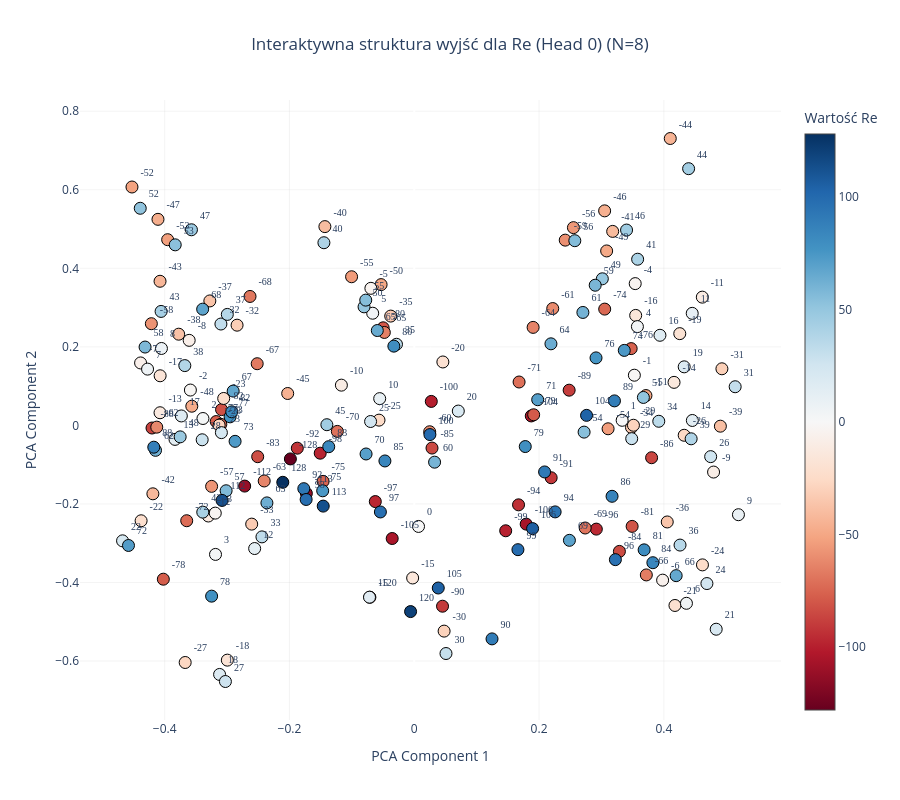
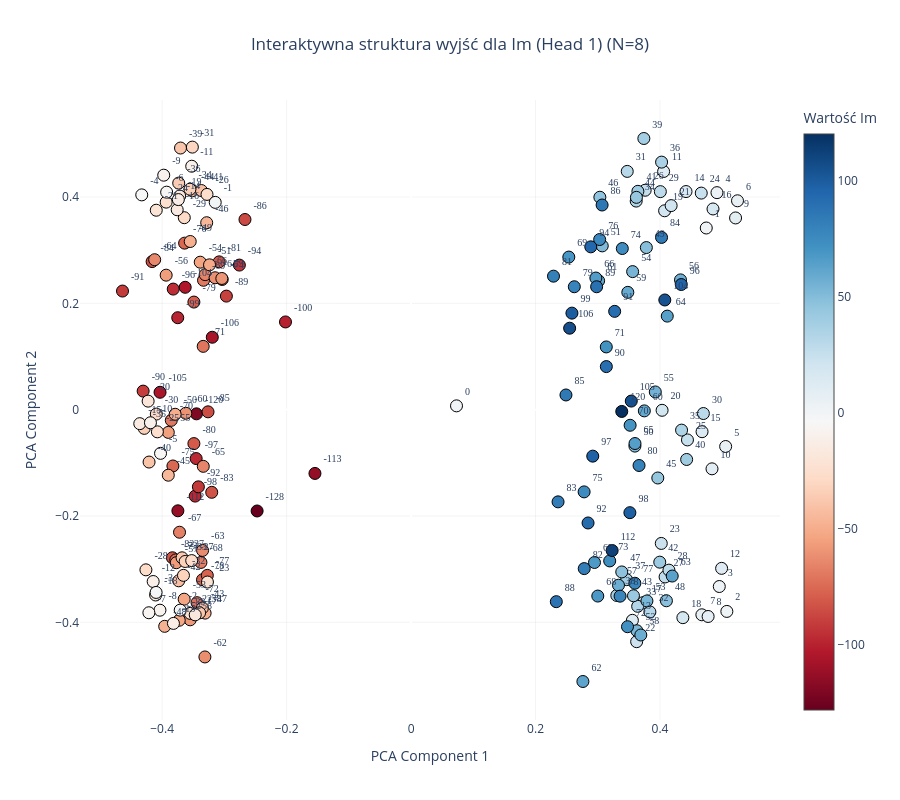

The cell these charts' notebook holds for them, in order:
### Code cell
plot_output_head_plotly(model, N=N, head_idx=0)

plot_output_head_plotly(model, N=N, head_idx=1)

### Figure 1 — Plotly figure (JSON) as saved in the notebook; plotly's stock layout.template omitted (floating-point values rounded to 4 significant figures; data arrays with more than 128 entries replaced by an {"elided": "..."} marker saying what was removed)
{"data": [{"hoverinfo": "text", "hovertext": {"elided": "209 str values"}, "marker": {"color": {"elided": "209 int values"}, "colorbar": {"title": {"text": "Wartość Re"}}, "colorscale": [[0, "rgb(103,0,31)"], [0.1, "rgb(178,24,43)"], [0.2, "rgb(214,96,77)"], [0.3, "rgb(244,165,130)"], [0.4, "rgb(253,219,199)"], [0.5, "rgb(247,247,247)"], [0.6, "rgb(209,229,240)"], [0.7, "rgb(146,197,222)"], [0.8, "rgb(67,147,195)"], [0.9, "rgb(33,102,172)"], [1, "rgb(5,48,97)"]], "line": {"color": "Black", "width": 1}, "showscale": true, "size": 12}, "mode": "markers+text", "text": {"elided": "209 str values"}, "textfont": {"family": "Arial Black", "size": 10}, "textposition": "top right", "type": "scatter", "x": {"elided": "209 float values"}, "y": {"elided": "209 float values"}}], "layout": {"height": 800, "paper_bgcolor": "white", "plot_bgcolor": "white", "showlegend": false, "title": {"text": "Interaktywna struktura wyjść dla Re (Head 0) (N=8)", "x": 0.5, "xanchor": "center"}, "width": 900, "xaxis": {"gridcolor": "rgba(200,200,200,0.2)", "title": {"text": "PCA Component 1"}}, "yaxis": {"gridcolor": "rgba(200,200,200,0.2)", "title": {"text": "PCA Component 2"}}}}

### Figure 2 — Plotly figure (JSON) as saved in the notebook; plotly's stock layout.template omitted (floating-point values rounded to 4 significant figures; data arrays with more than 128 entries replaced by an {"elided": "..."} marker saying what was removed)
{"data": [{"hoverinfo": "text", "hovertext": {"elided": "206 str values"}, "marker": {"color": {"elided": "206 int values"}, "colorbar": {"title": {"text": "Wartość Im"}}, "colorscale": [[0, "rgb(103,0,31)"], [0.1, "rgb(178,24,43)"], [0.2, "rgb(214,96,77)"], [0.3, "rgb(244,165,130)"], [0.4, "rgb(253,219,199)"], [0.5, "rgb(247,247,247)"], [0.6, "rgb(209,229,240)"], [0.7, "rgb(146,197,222)"], [0.8, "rgb(67,147,195)"], [0.9, "rgb(33,102,172)"], [1, "rgb(5,48,97)"]], "line": {"color": "Black", "width": 1}, "showscale": true, "size": 12}, "mode": "markers+text", "text": {"elided": "206 str values"}, "textfont": {"family": "Arial Black", "size": 10}, "textposition": "top right", "type": "scatter", "x": {"elided": "206 float values"}, "y": {"elided": "206 float values"}}], "layout": {"height": 800, "paper_bgcolor": "white", "plot_bgcolor": "white", "showlegend": false, "title": {"text": "Interaktywna struktura wyjść dla Im (Head 1) (N=8)", "x": 0.5, "xanchor": "center"}, "width": 900, "xaxis": {"gridcolor": "rgba(200,200,200,0.2)", "title": {"text": "PCA Component 1"}}, "yaxis": {"gridcolor": "rgba(200,200,200,0.2)", "title": {"text": "PCA Component 2"}}}}
